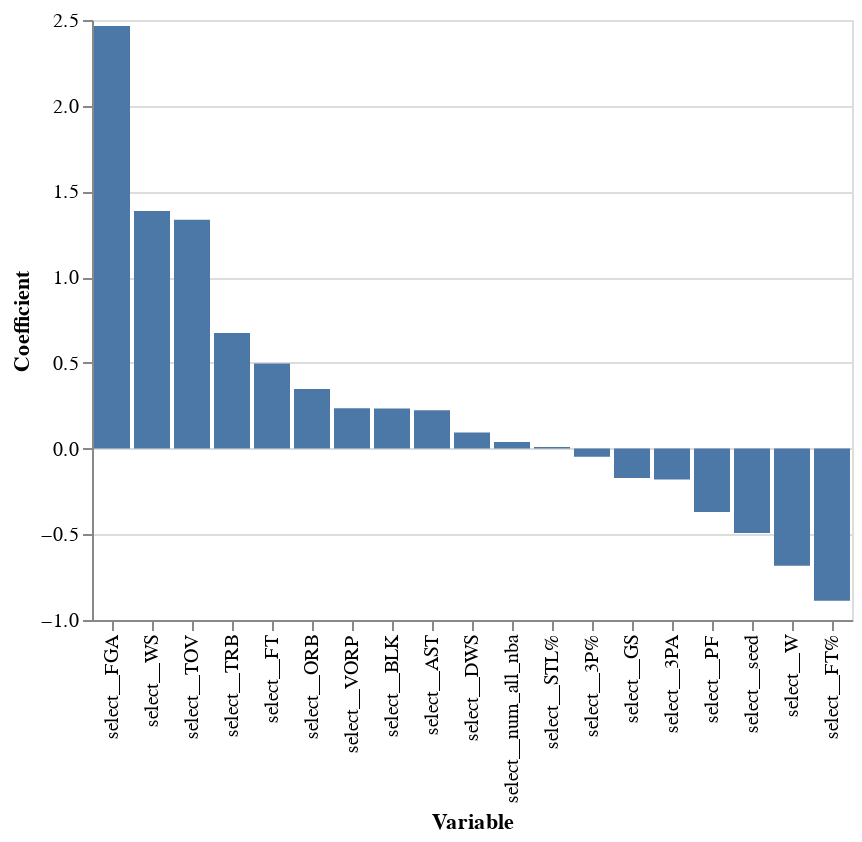

The notebook cell saved with this chart:
### Markdown cell above
We see from our coefficient plot that FGA and WS seem to have the highest impact on the log-odds of winning All-NBA, while wins has the biggest negative impact. This bears further study, but for the purposes of this project (prediction), we do not necessarily care about how the model is weighing each of the features

### Code cell
#Now we will make a bar chart of these coefficients
alt.Chart(coef_df_nz).mark_bar().encode(
    y=alt.Y('coef',title='Coefficient'),
    x=alt.X('var',title='Variable', sort = '-y'))

### Figure 1 — Vega-Lite specification as saved in the notebook (floating-point values rounded to 4 significant figures)
{"config": {"view": {"continuousWidth": 400, "continuousHeight": 300}}, "data": {"name": "data-e6e37da9c00640beb93100cefe5adc1b"}, "mark": "bar", "encoding": {"x": {"field": "var", "sort": "-y", "title": "Variable", "type": "nominal"}, "y": {"field": "coef", "title": "Coefficient", "type": "quantitative"}}, "$schema": "https://vega.github.io/schema/vega-lite/v4.17.0.json", "datasets": {"data-e6e37da9c00640beb93100cefe5adc1b": [{"coef": -0.171, "var": "select__GS"}, {"coef": 2.465, "var": "select__FGA"}, {"coef": -0.18, "var": "select__3PA"}, {"coef": -0.04792, "var": "select__3P%"}, {"coef": 0.4964, "var": "select__FT"}, {"coef": -0.8874, "var": "select__FT%"}, {"coef": 0.3472, "var": "select__ORB"}, {"coef": 0.6748, "var": "select__TRB"}, {"coef": 0.2232, "var": "select__AST"}, {"coef": 0.2333, "var": "select__BLK"}, {"coef": 1.334, "var": "select__TOV"}, {"coef": -0.3706, "var": "select__PF"}, {"coef": 0.008799, "var": "select__STL%"}, {"coef": 0.09422, "var": "select__DWS"}, {"coef": 1.386, "var": "select__WS"}, {"coef": 0.2355, "var": "select__VORP"}, {"coef": -0.6841, "var": "select__W"}, {"coef": 0.03806, "var": "select__num_all_nba"}, {"coef": -0.4928, "var": "select__seed"}]}}
